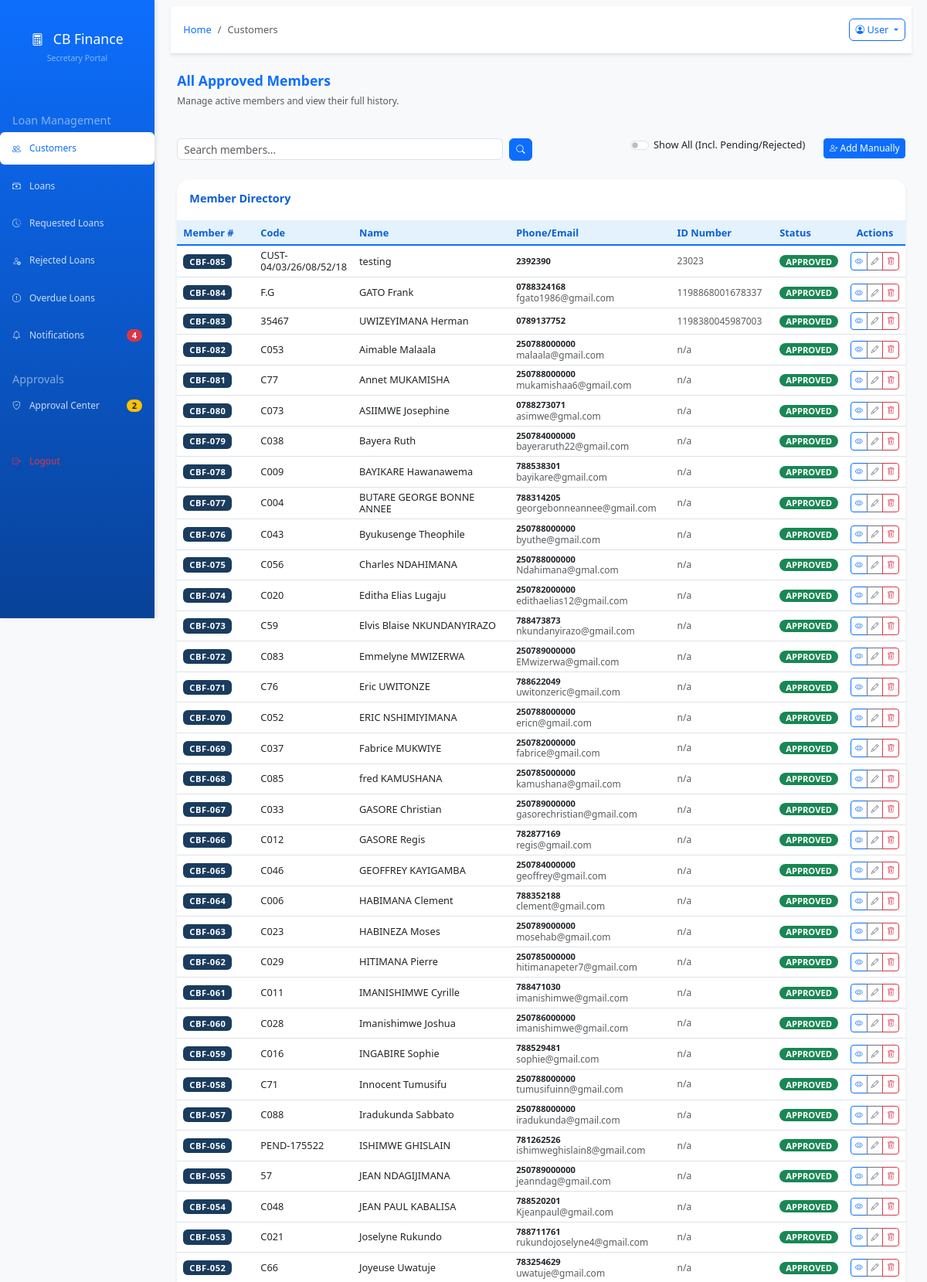
The app's page /app.cbfinance.rw/index.php?page=customers (upper part) with its own data.
### tables this page shows
CREATE TABLE `customers` (
  `customer_id` int(11) NOT NULL,
  `customer_code` varchar(50) NOT NULL,
  `customer_name` varchar(255) NOT NULL,
  `birth_place` text,
  `id_number` varchar(50) NOT NULL,
  `account_number` varchar(50) DEFAULT NULL,
  `occupation` varchar(100) DEFAULT NULL,
  `gender` enum('Male','Female','Other') DEFAULT 'Male',
  `date_of_birth` date DEFAULT NULL,
  `phone` varchar(20) NOT NULL,
  `email` varchar(120) DEFAULT NULL,
  `organization` varchar(150) DEFAULT 'Capital Bridge Finance',
  `father_name` varchar(150) DEFAULT NULL,
  `mother_name` varchar(150) DEFAULT NULL,
  `marriage_type` enum('Single','Married','Divorced') DEFAULT 'Single',
  `spouse` varchar(150) DEFAULT NULL,
  `spouse_id` varchar(50) DEFAULT NULL,
  `spouse_occupation` varchar(100) DEFAULT NULL,
  `spouse_phone` varchar(20) DEFAULT NULL,
  `address` text,
  `location` text,
  `project` varchar(150) DEFAULT NULL,
  `project_location` varchar(150) DEFAULT NULL,
  `caution_location` varchar(150) DEFAULT NULL,
  `loan_type` varchar(50) DEFAULT NULL,
  `created_by` varchar(100) DEFAULT 'admin',
  `created_at` datetime DEFAULT CURRENT_TIMESTAMP,
  `updated_at` datetime DEFAULT CURRENT_TIMESTAMP ON UPDATE CURRENT_TIMESTAMP,
  `is_active` tinyint(1) DEFAULT '1',
  `status` varchar(50) DEFAULT 'Approved',
  `doc_id` varchar(255) DEFAULT NULL COMMENT 'National ID Path',
  `doc_contract` varchar(255) DEFAULT NULL COMMENT 'Work Contract Path',
  `doc_statement` varchar(255) DEFAULT NULL COMMENT 'Bank Statement Path',
  `doc_payslip` varchar(255) DEFAULT NULL COMMENT 'Payslip Path',
  `doc_marital` varchar(255) DEFAULT NULL COMMENT 'Marital Status Cert Path',
  `doc_rdb` varchar(255) DEFAULT NULL COMMENT 'RDB Certificate Path',
  `has_guarantor` enum('Yes','No') DEFAULT 'No',
  `guarantor_name` varchar(150) DEFAULT NULL,
  `guarantor_id` varchar(50) DEFAULT NULL,
  `guarantor_phone` varchar(20) DEFAULT NULL,
  `guarantor_occupation` varchar(100) DEFAULT NULL,
  `tin_number` varchar(20) DEFAULT NULL,
  `risk_rating` varchar(50) DEFAULT NULL,
  `current_balance` decimal(15,2) DEFAULT '0.00',
  `total_loans` decimal(15,2) DEFAULT '0.00',
  `total_paid` decimal(15,2) DEFAULT '0.00',
  `rejection_reason` text,
  `correction_fields` text,
  `admin_note` text,
  `client_resubmitted` tinyint(1) DEFAULT '0',
  `resubmitted_fields` text,
  `total_disbursed` decimal(15,2) NOT NULL DEFAULT '0.00',
  `total_outstanding` decimal(15,2) NOT NULL DEFAULT '0.00',
  `last_loan_date` date DEFAULT NULL,
  `record_date` datetime NOT NULL DEFAULT CURRENT_TIMESTAMP
);

### app.cbfinance.rw/modules/customers.php (the view, shortened to what this page needs)
<?php
require_once __DIR__ . '/../includes/approval_helper.php';
$conn = getConnection();
$search = isset($_GET['search']) ? trim($_GET['search']) : '';
$show_inactive = isset($_GET['show_inactive']) && $_GET['show_inactive'] == '1';
$query = "SELECT * FROM customers";
$params = [];
$types = "";
$where_clauses = [];
if (!$show_inactive) {
    $where_clauses[] = "status = 'Approved'";
}
if (!empty($where_clauses)) {
    $query .= " WHERE " . implode(" AND ", $where_clauses);
}
$query .= " ORDER BY record_date desc";
if (!empty($params)) {
    $stmt = $conn->prepare($query);
    if ($stmt) {
        $stmt->bind_param($types, ...$params);
        $stmt->execute();
        $result = $stmt->get_result();
    } else {
        $error_message = "Search failed: " . $conn->error;
        $result = false;
    }
} else {
    $result = $conn->query($query);
}
$customers_array = [];
if ($result) {
    while ($row = $result->fetch_assoc()) {
        $customers_array[] = $row;
    }
}
$total = count($customers_array);
?>
<div class="row mb-4">
    <div class="col-12">
        <h2 class="h4 fw-bold text-primary">All Approved Members</h2>
        <p class="text-muted">Manage active members and view their full history.</p>
    </div>
</div>
<div class="row mb-4">
    <div class="col-md-6">
        <form method="GET" action="" class="d-flex">
            <input type="text" class="form-control me-2" name="search" placeholder="Search members..." value="<?php echo htmlspecialchars($search); ?>">
            <button type="submit" class="btn btn-primary"><i class="bi bi-search"></i></button>
        </form>
    </div>
    <div class="col-md-6 text-end">
        <div class="d-flex gap-2 justify-content-end align-items-center">
            <div class="form-check form-switch me-3">
                <input class="form-check-input" type="checkbox" id="showInactiveToggle"
                       <?php echo $show_inactive ? 'checked' : ''; ?>
                       onchange="toggleInactiveCustomers(this)">
                <label class="form-check-label small" for="showInactiveToggle">Show All (Incl. Pending/Rejected)</label>
            </div>
            <a href="?page=add_customer" class="btn btn-primary btn-sm">
                <i class="bi bi-person-plus"></i> Add Manually
            </a>
        </div>
    </div>
</div>
<div class="row">
    <div class="col-12">
        <div class="card border-0 shadow-sm rounded-4 overflow-hidden">
            <div class="card-header bg-white py-3">
                <h6 class="mb-0 fw-bold">Member Directory</h6>
            </div>
            <div class="card-body p-0">
                <div class="table-responsive">
                    <table class="table table-hover align-middle mb-0">
                        <thead class="bg-light">
                            <tr>
                                <th style="width:100px;">Member #</th>
                                <th style="width:100px;">Code</th>
                                <th>Name</th>
                                <th>Phone/Email</th>
                                <th>ID Number</th>
                                <th>Status</th>
                                <th class="text-center pe-4">Actions</th>
                            </tr>
                        </thead>
                        <tbody>
                            <?php if (!empty($customers_array)): ?>
                                <?php foreach ($customers_array as $index => $customer): ?>
                                <?php
                                    $cbf_number = $total - $index;
                                    $cbf_label  = 'CBF-' . str_pad($cbf_number, 3, '0', STR_PAD_LEFT);
                                ?>
                                <tr>
                                    <td>
                                        <span class="badge cbf-badge px-2 py-1 fw-bold"><?php echo $cbf_label; ?></span>
                                    </td>
                                    <td><?php echo htmlspecialchars($customer['customer_code']); ?></td>
                                    <td><?php echo htmlspecialchars($customer['customer_name']); ?></td>
                                    <td>
                                        <div class="small fw-bold"><?php echo htmlspecialchars($customer['phone']); ?></div>
                                        <div class="text-muted x-small"><?php echo htmlspecialchars($customer['email']); ?></div>
                                    </td>
                                    <td class="small text-muted"><?php echo htmlspecialchars($customer['id_number']); ?></td>
                                    <td>
                                        <?php
                                        $status = $customer['status'];
                                        $badge = 'bg-success';
                                        ?>
                                        <span class="badge <?php echo $badge; ?> px-2"><?php echo strtoupper($status); ?></span>
                                    </td>
                                    <td class="text-center pe-4">
                                        <div class="btn-group btn-group-sm">
                                            <a href="?page=view_customer&id=<?php echo $customer['customer_id']; ?>" class="btn btn-outline-primary" title="View Profile"><i class="bi bi-eye"></i></a>
                                            <a href="?page=edit_customer&id=<?php echo $customer['customer_id']; ?>" class="btn btn-outline-secondary" title="Edit"><i class="bi bi-pencil"></i></a>
                                            <button type="button" class="btn btn-outline-danger" onclick="confirmDelete(<?php echo $customer['customer_id']; ?>, '<?php echo addslashes($customer['customer_name']); ?>')"><i class="bi bi-trash"></i></button>
                                        </div>
                                    </td>
                                </tr>
                                <?php endforeach; ?>
                            <?php else: ?>
                                <tr><td colspan="7" class="text-center py-5 text-muted">No approved members found.</td></tr>
                            <?php endif; ?>
                        </tbody>
                    </table>
                </div>
            </div>
        </div>
    </div>
</div>

### app.cbfinance.rw/assets/css/style.css (style rules this page uses)
:root { --primary-blue: #0d6efd; --light-blue: #e3f2fd; --dark-blue: #0b5ed7; --white: #ffffff; --light-gray: #f8f9fa; --gray: #6c757d; --dark-gray: #343a40; }
body { background-color: #f8f9fa; font-family: 'Segoe UI', Tahoma, Geneva, Verdana, sans-serif; }
.card { border: none; border-radius: 10px; box-shadow: 0 4px 6px rgba(0,0,0,0.05); transition: transform 0.3s, box-shadow 0.3s; }
.card-header { background-color: var(--white); border-bottom: 2px solid var(--light-blue); font-weight: 600; color: var(--dark-blue); }
.table { background-color: var(--white); }
.table thead th { background-color: var(--light-blue); border-bottom: 2px solid var(--primary-blue); color: var(--dark-blue); font-weight: 600; }
.btn-primary { background-color: var(--primary-blue); border-color: var(--primary-blue); }
.btn-outline-primary { color: var(--primary-blue); border-color: var(--primary-blue); }

### app.cbfinance.rw/index.php (style rules this page uses)
body { font-size: 12px !important; overflow-x: hidden; }
.card { margin-bottom: 0.5rem !important; }
.card-header { padding: 0.5rem 1rem !important; }
.card-body { padding: 0.75rem !important; }
.card-title, .card-header h5, .card-header h6 { font-size: 0.9rem !important; margin-bottom: 0.25rem !important; }
.table { font-size: 0.8rem !important; }
.table th, .table td { padding: 0.3rem 0.5rem !important; }
.form-control, .form-select { font-size: 0.85rem !important; padding: 0.25rem 0.5rem !important; height: calc(1.5em + 0.5rem) !important; }
.btn { font-size: 0.8rem !important; padding: 0.25rem 0.5rem !important; }
.btn-sm { font-size: 0.75rem !important; padding: 0.2rem 0.4rem !important; }
.badge { font-size: 0.7rem !important; padding: 0.15rem 0.35rem !important; }
h2, .h2 { font-size: 1.3rem !important; }
h4, .h4 { font-size: 1.1rem !important; }
h6, .h6 { font-size: 0.9rem !important; }
.mb-4 { margin-bottom: 1rem !important; }
.py-1 { padding-top: 0.25rem !important; padding-bottom: 0.25rem !important; }
.py-3 { padding-top: 0.75rem !important; padding-bottom: 0.75rem !important; }
.px-2 { padding-left: 0.5rem !important; padding-right: 0.5rem !important; }
.btn-group-sm > .btn { font-size: 0.7rem !important; padding: 0.15rem 0.3rem !important; }
.gap-2 { gap: 0.5rem !important; }
.text-muted { font-size: 0.75rem !important; }
h1, h2, h3, h4, h5, h6 { line-height: 1.2 !important; }
p, .form-label, .small { line-height: 1.3 !important; }
.table-hover tbody tr { line-height: 1.2 !important; }
.bi { font-size: 0.9em !important; }
.form-check-label { font-size: 0.8rem !important; }
.row { margin-bottom: 0.25rem !important; }

### app.cbfinance.rw/modules/customers.php (style rules this page uses)
.x-small { font-size: 11px; }
.card { border-radius: 1rem; }
.badge { border-radius: 2rem; }
.cbf-badge { background-color: #1a3c5e; color: #ffffff; font-size: 11px; letter-spacing: 0.5px; border-radius: 6px !important; }

### records on screen
customers: cbf_label "CBF-085", customer_code "CUST-04/03/26/08/52/18", customer_name "testing", phone "2392390", id_number "23023", status "APPROVED"
customers: cbf_label "CBF-084", customer_code "F.G", customer_name "GATO Frank", phone "0788324168", email "fgato1986@gmail.com", id_number "1198868001678337", status "APPROVED"
customers: cbf_label "CBF-083", customer_code "35467", customer_name "UWIZEYIMANA Herman", phone "0789137752", id_number "1198380045987003", status "APPROVED"
customers: cbf_label "CBF-082", customer_code "C053", customer_name "Aimable Malaala", phone "250788000000", email "malaala@gmail.com", id_number "n/a", status "APPROVED"
customers: cbf_label "CBF-081", customer_code "C77", customer_name "Annet MUKAMISHA", phone "250788000000", email "mukamishaa6@gmail.com", id_number "n/a", status "APPROVED"
customers: cbf_label "CBF-080", customer_code "C073", customer_name "ASIIMWE Josephine", phone "0788273071", email "asimwe@gmal.com", id_number "n/a", status "APPROVED"
customers: cbf_label "CBF-079", customer_code "C038", customer_name "Bayera Ruth", phone "250784000000", email "bayeraruth22@gmail.com", id_number "n/a", status "APPROVED"
customers: cbf_label "CBF-078", customer_code "C009", customer_name "BAYIKARE Hawanawema", phone "788538301", email "bayikare@gmail.com", id_number "n/a", status "APPROVED"
customers: cbf_label "CBF-077", customer_code "C004", customer_name "BUTARE GEORGE BONNE ANNEE", phone "788314205", email "georgebonneannee@gmail.com", id_number "n/a", status "APPROVED"
customers: cbf_label "CBF-076", customer_code "C043", customer_name "Byukusenge Theophile", phone "250788000000", email "byuthe@gmail.com", id_number "n/a", status "APPROVED"
customers: cbf_label "CBF-075", customer_code "C056", customer_name "Charles NDAHIMANA", phone "250788000000", email "Ndahimana@gmal.com", id_number "n/a", status "APPROVED"
customers: cbf_label "CBF-074", customer_code "C020", customer_name "Editha Elias Lugaju", phone "250782000000", email "edithaelias12@gmail.com", id_number "n/a", status "APPROVED"
customers: cbf_label "CBF-073", customer_code "C59", customer_name "Elvis Blaise NKUNDANYIRAZO", phone "788473873", email "nkundanyirazo@gmail.com", id_number "n/a", status "APPROVED"
customers: cbf_label "CBF-072", customer_code "C083", customer_name "Emmelyne MWIZERWA", phone "250789000000", email "EMwizerwa@gmail.com", id_number "n/a", status "APPROVED"
customers: cbf_label "CBF-071", customer_code "C76", customer_name "Eric UWITONZE", phone "788622049", email "uwitonzeric@gmail.com", id_number "n/a", status "APPROVED"
customers: cbf_label "CBF-070", customer_code "C052", customer_name "ERIC NSHIMIYIMANA", phone "250788000000", email "ericn@gmail.com", id_number "n/a", status "APPROVED"
customers: cbf_label "CBF-069", customer_code "C037", customer_name "Fabrice MUKWIYE", phone "250782000000", email "fabrice@gmail.com", id_number "n/a", status "APPROVED"
customers: cbf_label "CBF-068", customer_code "C085", customer_name "fred KAMUSHANA", phone "250785000000", email "kamushana@gmail.com", id_number "n/a", status "APPROVED"
customers: cbf_label "CBF-067", customer_code "C033", customer_name "GASORE Christian", phone "250789000000", email "gasorechristian@gmail.com", id_number "n/a", status "APPROVED"
customers: cbf_label "CBF-066", customer_code "C012", customer_name "GASORE Regis", phone "782877169", email "regis@gmail.com", id_number "n/a", status "APPROVED"
customers: cbf_label "CBF-065", customer_code "C046", customer_name "GEOFFREY KAYIGAMBA", phone "250784000000", email "geoffrey@gmail.com", id_number "n/a", status "APPROVED"
customers: cbf_label "CBF-064", customer_code "C006", customer_name "HABIMANA Clement", phone "788352188", email "clement@gmail.com", id_number "n/a", status "APPROVED"
customers: cbf_label "CBF-063", customer_code "C023", customer_name "HABINEZA Moses", phone "250789000000", email "mosehab@gmail.com", id_number "n/a", status "APPROVED"
customers: cbf_label "CBF-062", customer_code "C029", customer_name "HITIMANA Pierre", phone "250785000000", email "hitimanapeter7@gmail.com", id_number "n/a", status "APPROVED"
customers: cbf_label "CBF-061", customer_code "C011", customer_name "IMANISHIMWE Cyrille", phone "788471030", email "imanishimwe@gmail.com", id_number "n/a", status "APPROVED"
customers: cbf_label "CBF-060", customer_code "C028", customer_name "Imanishimwe Joshua", phone "250786000000", email "imanishimwe@gmail.com", id_number "n/a", status "APPROVED"
customers: cbf_label "CBF-059", customer_code "C016", customer_name "INGABIRE Sophie", phone "788529481", email "sophie@gmail.com", id_number "n/a", status "APPROVED"
customers: cbf_label "CBF-058", customer_code "C71", customer_name "Innocent Tumusifu", phone "250788000000", email "tumusifuinn@gmail.com", id_number "n/a", status "APPROVED"
customers: cbf_label "CBF-057", customer_code "C088", customer_name "Iradukunda Sabbato", phone "250788000000", email "iradukunda@gmail.com", id_number "n/a", status "APPROVED"
customers: cbf_label "CBF-056", customer_code "PEND-175522", customer_name "ISHIMWE GHISLAIN", phone "781262526", email "ishimweghislain8@gmail.com", id_number "n/a", status "APPROVED"
customers: cbf_label "CBF-055", customer_code "57", customer_name "JEAN NDAGIJIMANA", phone "250789000000", email "jeanndag@gmail.com", id_number "n/a", status "APPROVED"
customers: cbf_label "CBF-054", customer_code "C048", customer_name "JEAN PAUL KABALISA", phone "788520201", email "Kjeanpaul@gmail.com", id_number "n/a", status "APPROVED"
customers: cbf_label "CBF-053", customer_code "C021", customer_name "Joselyne Rukundo", phone "788711761", email "rukundojoselyne4@gmail.com", id_number "n/a", status "APPROVED"
customers: cbf_label "CBF-052", customer_code "C66", customer_name "Joyeuse Uwatuje", phone "783254629", email "uwatuje@gmail.com", id_number "n/a", status "APPROVED"

### other values on screen
$user_role "Secretary"
$sidebar_due_today_count "4"
$pending_approvals_count "2"
$page_title "Customers"
$_SESSION['user_name'] "User"
